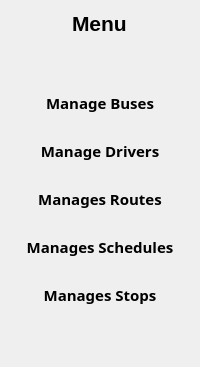
        <widget class="QWidget" name="SidePanel" native="true">
         <property name="maximumSize">
          <size>
           <width>16777215</width>
           <height>16777215</height>
          </size>
         </property>
         <property name="styleSheet">
          <string notr="true">background-color: none;</string>
         </property>
         <layout class="QVBoxLayout" name="verticalLayout_2">
          <item alignment="Qt::AlignHCenter">
           <widget class="QLabel" name="label_70">
            <property name="font">
             <font>
              <family>Tahoma</family>
              <pointsize>16</pointsize>
              <weight>75</weight>
              <bold>true</bold>
             </font>
            </property>
            <property name="text">
             <string>Menu</string>
            </property>
           </widget>
          </item>
          <item>
           <spacer name="verticalSpacer_41">
            <property name="orientation">
             <enum>Qt::Vertical</enum>
            </property>
            <property name="sizeHint" stdset="0">
             <size>
              <width>20</width>
              <height>40</height>
             </size>
            </property>
           </spacer>
          </item>
          <item>
           <widget class="QPushButton" name="manageBusesButton">
            <property name="font">
             <font>
              <family>Myanmar Text</family>
              <pointsize>11</pointsize>
              <weight>75</weight>
              <bold>true</bold>
             </font>
            </property>
            <property name="styleSheet">
             <string notr="true">QPushButton{
border-radius:15px;
padding:10px;
}
QPushButton:hover{
font-weight: bold;
background-color:	#48B1D8;
border-radius:15px;
padding:10px;
color:white;
}</string>
            </property>
            <property name="text">
             <string>Manage Buses</string>
            </property>
            <property name="icon">
             <iconset>
              <normaloff>:/Icons/Icons/sliders.svg</normaloff>:/Icons/Icons/sliders.svg</iconset>
            </property>
           </widget>
          </item>
          <item>
           <widget class="QPushButton" name="manageDriverButton">
            <property name="font">
             <font>
              <family>Myanmar Text</family>
              <pointsize>11</pointsize>
              <weight>75</weight>
              <bold>true</bold>
             </font>
            </property>
            <property name="styleSheet">
             <string notr="true">QPushButton{
border-radius:15px;
padding:10px;
}
QPushButton:hover{
font-weight: bold;
background-color:	#48B1D8;
border-radius:15px;
padding:10px;
color:white;
}</string>
            </property>
            <property name="text">
             <string>Manage Drivers</string>
            </property>
            <property name="icon">
             <iconset>
              <normaloff>:/Icons/Icons/aperture.svg</normaloff>:/Icons/Icons/aperture.svg</iconset>
            </property>
           </widget>
          </item>
          <item>
           <widget class="QPushButton" name="pushButton_2">
            <property name="font">
             <font>
              <family>Myanmar Text</family>
              <pointsize>11</pointsize>
              <weight>75</weight>
              <bold>true</bold>
             </font>
            </property>
            <property name="styleSheet">
             <string notr="true">QPushButton{
border-radius:15px;
padding:10px;
}
QPushButton:hover{
font-weight: bold;
background-color:	#48B1D8;
border-radius:15px;
padding:10px;
color:white;
}</string>
            </property>
            <property name="text">
             <string>Manages Routes</string>
            </property>
            <property name="icon">
             <iconset>
              <normaloff>:/Icons/Icons/chevrons-right.svg</normaloff>:/Icons/Icons/chevrons-right.svg</iconset>
            </property>
           </widget>
          </item>
          <item>
           <widget class="QPushButton" name="pushButton">
            <property name="font">
             <font>
              <family>Myanmar Text</family>
              <pointsize>11</pointsize>
              <weight>75</weight>
              <bold>true</bold>
             </font>
            </property>
            <property name="styleSheet">
             <string notr="true">QPushButton{
border-radius:15px;
padding:10px;
}
QPushButton:hover{
font-weight: bold;
background-color:	#48B1D8;
border-radius:15px;
padding:10px;
color:white;
}</string>
            </property>
            <property name="text">
             <string>Manages Schedules</string>
            </property>
            <property name="icon">
             <iconset>
              <normaloff>:/Icons/Icons/calendar.svg</normaloff>:/Icons/Icons/calendar.svg</iconset>
            </property>
           </widget>
          </item>
          <item>
           <widget class="QPushButton" name="pushButton_3">
            <property name="font">
             <font>
              <family>Myanmar Text</family>
              <pointsize>11</pointsize>
              <weight>75</weight>
              <bold>true</bold>
             </font>
            </property>
            <property name="styleSheet">
             <string notr="true">QPushButton{
border-radius:15px;
padding:10px;
}
QPushButton:hover{
font-weight: bold;
background-color:	#48B1D8;
border-radius:15px;
padding:10px;
color:white;
}</string>
            </property>
            <property name="text">
             <string>Manages Stops</string>
            </property>
            <property name="icon">
             <iconset>
              <normaloff>:/Icons/Icons/git-pull-request.svg</normaloff>:/Icons/Icons/git-pull-request.svg</iconset>
            </property>
           </widget>
          </item>
          <item>
           <spacer name="verticalSpacer_42">
            <property name="orientation">
             <enum>Qt::Vertical</enum>
            </property>
            <property name="sizeHint" stdset="0">
             <size>
              <width>20</width>
              <height>40</height>
             </size>
            </property>
           </spacer>
          </item>
         </layout>
        </widget>
